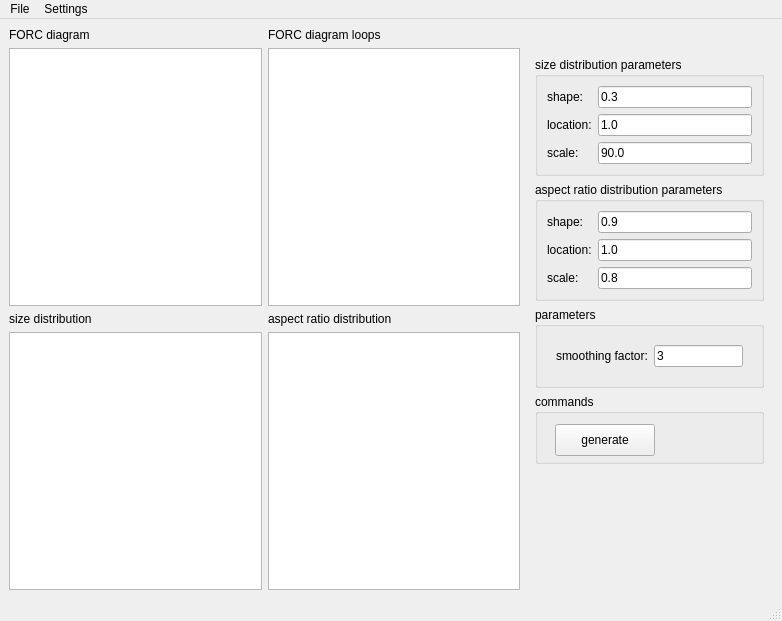
<?xml version="1.0" encoding="UTF-8"?>
<ui version="4.0">
 <class>MainWindow</class>
 <widget class="QMainWindow" name="MainWindow">
  <property name="geometry">
   <rect>
    <x>0</x>
    <y>0</y>
    <width>782</width>
    <height>621</height>
   </rect>
  </property>
  <property name="minimumSize">
   <size>
    <width>0</width>
    <height>0</height>
   </size>
  </property>
  <property name="windowTitle">
   <string>synth-FORC</string>
  </property>
  <widget class="QWidget" name="centralwidget">
   <layout class="QGridLayout" name="gridLayout">
    <item row="0" column="1">
     <widget class="QLabel" name="lbl_forc_diagram_loops">
      <property name="text">
       <string>FORC diagram loops</string>
      </property>
     </widget>
    </item>
    <item row="4" column="0">
     <widget class="QGraphicsView" name="graphics_size_distribution">
      <property name="minimumSize">
       <size>
        <width>240</width>
        <height>240</height>
       </size>
      </property>
      <property name="sceneRect">
       <rectf>
        <x>0.000000000000000</x>
        <y>0.000000000000000</y>
        <width>220.000000000000000</width>
        <height>220.000000000000000</height>
       </rectf>
      </property>
     </widget>
    </item>
    <item row="3" column="1">
     <widget class="QLabel" name="lbl_aratio_distribution">
      <property name="text">
       <string>aspect ratio distribution</string>
      </property>
     </widget>
    </item>
    <item row="2" column="2" rowspan="3">
     <widget class="QFrame" name="frm_input">
      <property name="maximumSize">
       <size>
        <width>250</width>
        <height>16777215</height>
       </size>
      </property>
      <property name="frameShape">
       <enum>QFrame::NoFrame</enum>
      </property>
      <property name="frameShadow">
       <enum>QFrame::Raised</enum>
      </property>
      <layout class="QVBoxLayout" name="verticalLayout_2">
       <item>
        <widget class="QGroupBox" name="grp_size_distribution_parameters">
         <property name="title">
          <string>size distribution parameters</string>
         </property>
         <layout class="QGridLayout" name="gridLayout_3">
          <item row="0" column="1">
           <widget class="QLineEdit" name="txt_size_distr_shape">
            <property name="toolTip">
             <string>&lt;html&gt;&lt;head/&gt;&lt;body&gt;&lt;p&gt;The shape parameter of the size distribution.&lt;/p&gt;&lt;/body&gt;&lt;/html&gt;</string>
            </property>
            <property name="text">
             <string>0.3</string>
            </property>
           </widget>
          </item>
          <item row="1" column="0">
           <widget class="QLabel" name="lbl_size_distr_location">
            <property name="text">
             <string>location:</string>
            </property>
           </widget>
          </item>
          <item row="0" column="0">
           <widget class="QLabel" name="lbl_size_distr_shape">
            <property name="text">
             <string>shape:</string>
            </property>
           </widget>
          </item>
          <item row="2" column="0">
           <widget class="QLabel" name="lbl_size_distr_scale">
            <property name="text">
             <string>scale:</string>
            </property>
           </widget>
          </item>
          <item row="1" column="1">
           <widget class="QLineEdit" name="txt_size_distr_location">
            <property name="toolTip">
             <string>&lt;html&gt;&lt;head/&gt;&lt;body&gt;&lt;p&gt;The location parameter of the size distribution.&lt;/p&gt;&lt;/body&gt;&lt;/html&gt;</string>
            </property>
            <property name="text">
             <string>1.0</string>
            </property>
           </widget>
          </item>
          <item row="2" column="1">
           <widget class="QLineEdit" name="txt_size_distr_scale">
            <property name="toolTip">
             <string>&lt;html&gt;&lt;head/&gt;&lt;body&gt;&lt;p&gt;The scale parameter of the size distribution.&lt;/p&gt;&lt;/body&gt;&lt;/html&gt;</string>
            </property>
            <property name="text">
             <string>90.0</string>
            </property>
           </widget>
          </item>
         </layout>
        </widget>
       </item>
       <item>
        <widget class="QGroupBox" name="grp_aratio_distribution_parameters">
         <property name="title">
          <string>aspect ratio distribution parameters</string>
         </property>
         <layout class="QGridLayout" name="gridLayout_4">
          <item row="2" column="1">
           <widget class="QLineEdit" name="txt_aratio_distr_scale">
            <property name="toolTip">
             <string>&lt;html&gt;&lt;head/&gt;&lt;body&gt;&lt;p&gt;The scale parameter of the aspect ratio distribution.&lt;/p&gt;&lt;/body&gt;&lt;/html&gt;</string>
            </property>
            <property name="text">
             <string>0.8</string>
            </property>
           </widget>
          </item>
          <item row="2" column="0">
           <widget class="QLabel" name="lbl_aratio_distr_scale">
            <property name="text">
             <string>scale:</string>
            </property>
           </widget>
          </item>
          <item row="1" column="1">
           <widget class="QLineEdit" name="txt_aratio_distr_location">
            <property name="toolTip">
             <string>&lt;html&gt;&lt;head/&gt;&lt;body&gt;&lt;p&gt;The location parameter of the aspect ratio distribution.&lt;/p&gt;&lt;/body&gt;&lt;/html&gt;</string>
            </property>
            <property name="text">
             <string>1.0</string>
            </property>
           </widget>
          </item>
          <item row="0" column="1">
           <widget class="QLineEdit" name="txt_aratio_distr_shape">
            <property name="toolTip">
             <string>&lt;html&gt;&lt;head/&gt;&lt;body&gt;&lt;p&gt;The shape parameter of the aspect ratio distribution.&lt;/p&gt;&lt;/body&gt;&lt;/html&gt;</string>
            </property>
            <property name="text">
             <string>0.9</string>
            </property>
           </widget>
          </item>
          <item row="1" column="0">
           <widget class="QLabel" name="lbl_aratio_distr_location">
            <property name="text">
             <string>location:</string>
            </property>
           </widget>
          </item>
          <item row="0" column="0">
           <widget class="QLabel" name="lbl_aratio_distr_shape">
            <property name="text">
             <string>shape:</string>
            </property>
           </widget>
          </item>
         </layout>
        </widget>
       </item>
       <item>
        <widget class="QGroupBox" name="grp_parameters">
         <property name="title">
          <string>parameters</string>
         </property>
         <layout class="QVBoxLayout" name="verticalLayout">
          <item>
           <widget class="QFrame" name="frm_parameters">
            <property name="frameShape">
             <enum>QFrame::NoFrame</enum>
            </property>
            <property name="frameShadow">
             <enum>QFrame::Raised</enum>
            </property>
            <layout class="QHBoxLayout" name="horizontalLayout">
             <item>
              <widget class="QLabel" name="lbl_smoothing_factor">
               <property name="text">
                <string>smoothing factor:</string>
               </property>
              </widget>
             </item>
             <item>
              <widget class="QLineEdit" name="txt_smoothing_factor">
               <property name="text">
                <string>3</string>
               </property>
              </widget>
             </item>
            </layout>
           </widget>
          </item>
         </layout>
        </widget>
       </item>
       <item>
        <widget class="QGroupBox" name="grp_commands">
         <property name="minimumSize">
          <size>
           <width>0</width>
           <height>70</height>
          </size>
         </property>
         <property name="title">
          <string>commands</string>
         </property>
         <widget class="QPushButton" name="btn_generate">
          <property name="geometry">
           <rect>
            <x>20</x>
            <y>30</y>
            <width>100</width>
            <height>32</height>
           </rect>
          </property>
          <property name="toolTip">
           <string>&lt;html&gt;&lt;head/&gt;&lt;body&gt;&lt;p&gt;Generate FORC diagram and FORC diagram loops based on size and aspect ratio distribution.&lt;/p&gt;&lt;/body&gt;&lt;/html&gt;</string>
          </property>
          <property name="text">
           <string>generate</string>
          </property>
         </widget>
        </widget>
       </item>
       <item>
        <spacer name="verticalSpacer">
         <property name="orientation">
          <enum>Qt::Vertical</enum>
         </property>
         <property name="sizeHint" stdset="0">
          <size>
           <width>20</width>
           <height>40</height>
          </size>
         </property>
        </spacer>
       </item>
      </layout>
     </widget>
    </item>
    <item row="0" column="0">
     <widget class="QLabel" name="lbl_forc_diagram">
      <property name="text">
       <string>FORC diagram</string>
      </property>
     </widget>
    </item>
    <item row="2" column="1">
     <widget class="QGraphicsView" name="graphics_loops">
      <property name="minimumSize">
       <size>
        <width>240</width>
        <height>240</height>
       </size>
      </property>
      <property name="sceneRect">
       <rectf>
        <x>0.000000000000000</x>
        <y>0.000000000000000</y>
        <width>220.000000000000000</width>
        <height>220.000000000000000</height>
       </rectf>
      </property>
     </widget>
    </item>
    <item row="3" column="0">
     <widget class="QLabel" name="lbl_size_distribution">
      <property name="text">
       <string>size distribution</string>
      </property>
     </widget>
    </item>
    <item row="2" column="0">
     <widget class="QGraphicsView" name="graphics_forcs">
      <property name="minimumSize">
       <size>
        <width>240</width>
        <height>240</height>
       </size>
      </property>
      <property name="maximumSize">
       <size>
        <width>16777215</width>
        <height>16777215</height>
       </size>
      </property>
      <property name="sceneRect">
       <rectf>
        <x>0.000000000000000</x>
        <y>0.000000000000000</y>
        <width>220.000000000000000</width>
        <height>220.000000000000000</height>
       </rectf>
      </property>
     </widget>
    </item>
    <item row="4" column="1">
     <widget class="QGraphicsView" name="graphics_aratio_distribution">
      <property name="minimumSize">
       <size>
        <width>240</width>
        <height>240</height>
       </size>
      </property>
      <property name="sceneRect">
       <rectf>
        <x>0.000000000000000</x>
        <y>0.000000000000000</y>
        <width>220.000000000000000</width>
        <height>220.000000000000000</height>
       </rectf>
      </property>
     </widget>
    </item>
   </layout>
  </widget>
  <widget class="QMenuBar" name="menubar">
   <property name="geometry">
    <rect>
     <x>0</x>
     <y>0</y>
     <width>782</width>
     <height>24</height>
    </rect>
   </property>
   <widget class="QMenu" name="menu_file">
    <property name="title">
     <string>File</string>
    </property>
    <addaction name="menu_save"/>
    <addaction name="menu_load"/>
    <addaction name="separator"/>
    <addaction name="menu_close"/>
   </widget>
   <widget class="QMenu" name="menu_settings">
    <property name="title">
     <string>Settings</string>
    </property>
    <addaction name="menu_configure"/>
   </widget>
   <addaction name="menu_file"/>
   <addaction name="menu_settings"/>
  </widget>
  <widget class="QStatusBar" name="statusbar"/>
  <action name="menu_save">
   <property name="text">
    <string>save</string>
   </property>
  </action>
  <action name="actionsave_loops_diagram">
   <property name="text">
    <string>save loops diagram</string>
   </property>
  </action>
  <action name="menu_close">
   <property name="text">
    <string>Close</string>
   </property>
  </action>
  <action name="menu_configure">
   <property name="text">
    <string>Configure</string>
   </property>
  </action>
  <action name="menu_load">
   <property name="text">
    <string>load</string>
   </property>
  </action>
 </widget>
 <tabstops>
  <tabstop>graphics_size_distribution</tabstop>
  <tabstop>graphics_aratio_distribution</tabstop>
  <tabstop>txt_size_distr_shape</tabstop>
  <tabstop>txt_size_distr_location</tabstop>
  <tabstop>txt_size_distr_scale</tabstop>
  <tabstop>txt_aratio_distr_shape</tabstop>
  <tabstop>txt_aratio_distr_location</tabstop>
  <tabstop>txt_aratio_distr_scale</tabstop>
  <tabstop>btn_generate</tabstop>
 </tabstops>
 <resources/>
 <connections/>
</ui>
